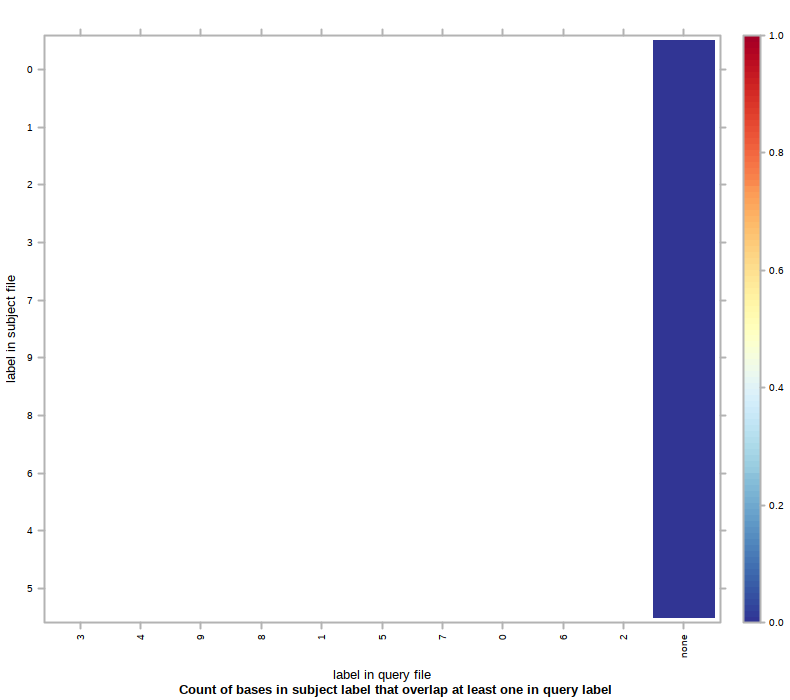

Here is the R script that generated this plot:
#!/usr/bin/env Rscript
## transcript produced by Segtools 1.1.14

segtools.r.dirname <-
  system2("python",
          c("-c", "'import segtools; print segtools.get_r_dirname()'"),
          stdout = TRUE)

source(file.path(segtools.r.dirname, 'common.R'))
source(file.path(segtools.r.dirname, 'overlap.R'))
save.overlap.performance('./seg34r3/overlap-ordered', 'overlap.performance', './seg34r3/overlap-ordered/overlap.tab', row.normalize = 'FALSE', mnemonic_file = './seg34r3/overlap-direct/mnemonics1_new.txt', clobber = FALSE, col_mnemonic_file = './seg34r3/overlap-direct/mnemonics2_new.txt')
save.overlap.heatmap('./seg34r3/overlap-ordered', 'overlap', './seg34r3/overlap-ordered/overlap.tab', clobber = FALSE, col_mnemonic_file = './seg34r3/overlap-direct/mnemonics2_new.txt', cluster = FALSE, max_contrast = FALSE, row.normalize = 'FALSE', mnemonic_file = './seg34r3/overlap-direct/mnemonics1_new.txt')
